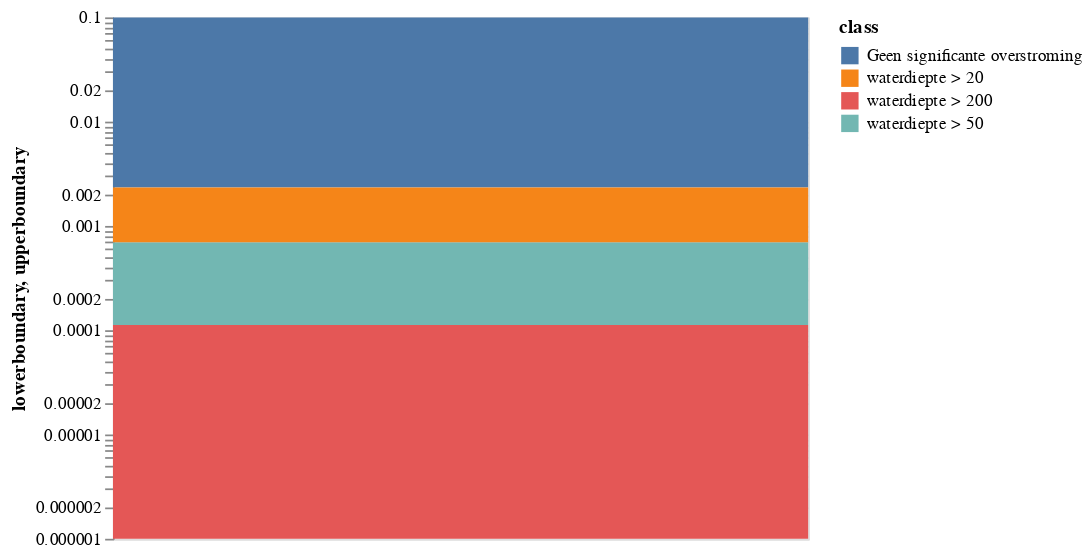

Notebook code cell kept with this figure:
### Code cell
chart.mark_rect().encode(    
    y=alt.Y('lowerboundary', scale = alt.Scale(type="log")),
    y2 = 'upperboundary',
    color ='class'
)

### Figure 1 — Vega-Lite specification as saved in the notebook (floating-point values rounded to 4 significant figures)
{"$schema": "https://vega.github.io/schema/vega-lite/v2.6.0.json", "config": {"view": {"height": 300, "width": 400}}, "data": {"name": "data-c5c8045de7488f3ec239a5eb926f5230"}, "datasets": {"data-c5c8045de7488f3ec239a5eb926f5230": [{"class": "Geen significante overstroming", "lowerboundary": 0.00234, "upperboundary": 0.1}, {"class": "waterdiepte > 20", "lowerboundary": 0.000694, "upperboundary": 0.00234}, {"class": "waterdiepte > 50", "lowerboundary": 0.000112, "upperboundary": 0.000694}, {"class": "waterdiepte > 200", "lowerboundary": 1e-06, "upperboundary": 0.000112}]}, "encoding": {"color": {"field": "class", "type": "nominal"}, "y": {"field": "lowerboundary", "scale": {"type": "log"}, "type": "quantitative"}, "y2": {"field": "upperboundary", "type": "quantitative"}}, "mark": "rect"}
